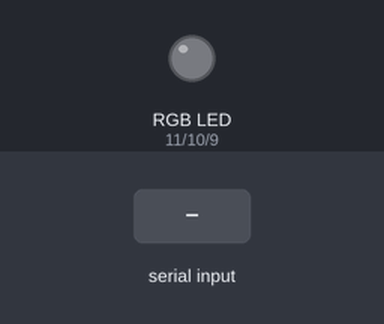
Recording of a sketch running on a simulated Arduino Uno, built with avr-gcc and run on an emulated ATmega328P. Shown: an RGB LED mixed from three pins (HIGH = lit). Dashed ring = blinking. Inputs (shaded band) come from the test bench. What the sketch prints to the serial monitor is not drawn.

Above: at 1.2 s.
1.3 s: "90,45\n" received over Serial
At 1.43 s:
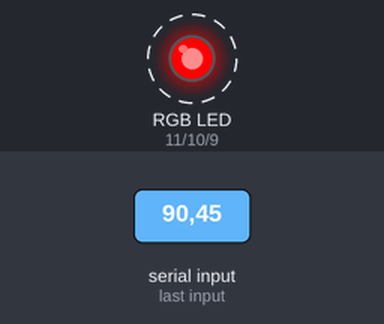
At 1.93 s:
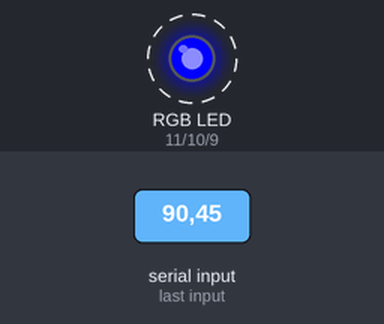
Timing chart, 0 to 10.3 s (numbered marks = the images above; inputs shaded):
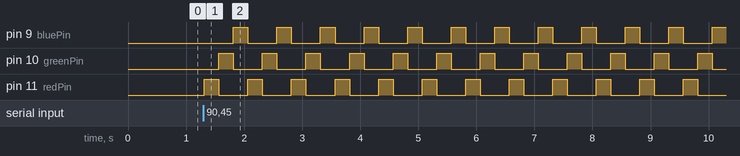

Measured:
- after the input at 1.3 s, pin 9 (bluePin): alternates HIGH for 0.25 s and LOW for 0.50 s, starting after 0.51 s; pin 10 (greenPin): alternates HIGH for 0.25 s and LOW for 0.50 s, starting after 0.26 s; pin 11 (redPin): alternates HIGH for 0.25 s and LOW for 0.50 s, starting at once

The sketch:

rgb.ino
```cpp
int br = 460800;
int redPin = 11;
int greenPin = 10;
int bluePin = 9;
int timeout = 250;

int ledList[] = { redPin, greenPin, bluePin };
void setup() {
  pinMode(redPin, OUTPUT);
  pinMode(greenPin, OUTPUT);
  pinMode(bluePin, OUTPUT);
  Serial.begin(br);
}

void turnOffAll() {
  for (int pn : ledList) {
    analogWrite(pn, 0);
  }
  while(true){

  }
}

void setColor(String colorInput){
  if (colorInput == "red") {
    lightrgbled(255, 0, 0);
  } else if (colorInput == "green") {
    lightrgbled(0, 255, 0);
  } else if (colorInput == "blue") {
    lightrgbled(0, 0, 255);
  } else {
    return;
  }
}
void lightrgbled(int r, int g, int b) {
  analogWrite(redPin, r);
  analogWrite(greenPin, g);
  analogWrite(bluePin, b);
}

void waitForInput(){
  while(Serial.available() == 0){

  }
}

void colorLoop(){
  setColor("red");
  delay(timeout);
  setColor("green");
  delay(timeout);
  setColor("blue");
  delay(timeout);
}
//Lesson19 HW
void forLoopVersion(int ct){
  for(int i = 0; i < ct; i++){
    colorLoop();
  }
  turnOffAll();
}

//Lesson20 HW
void whileLoopVersion(int ct){
  int i = 0;
  while(i < ct){
    colorLoop();
    i++;
  }
  turnOffAll();
}

void loop() {
  Serial.println("How many iterations?");
  waitForInput();
  int ct = Serial.parseInt();
  // forLoopVersion(ct);
  whileLoopVersion(ct);
}
```
